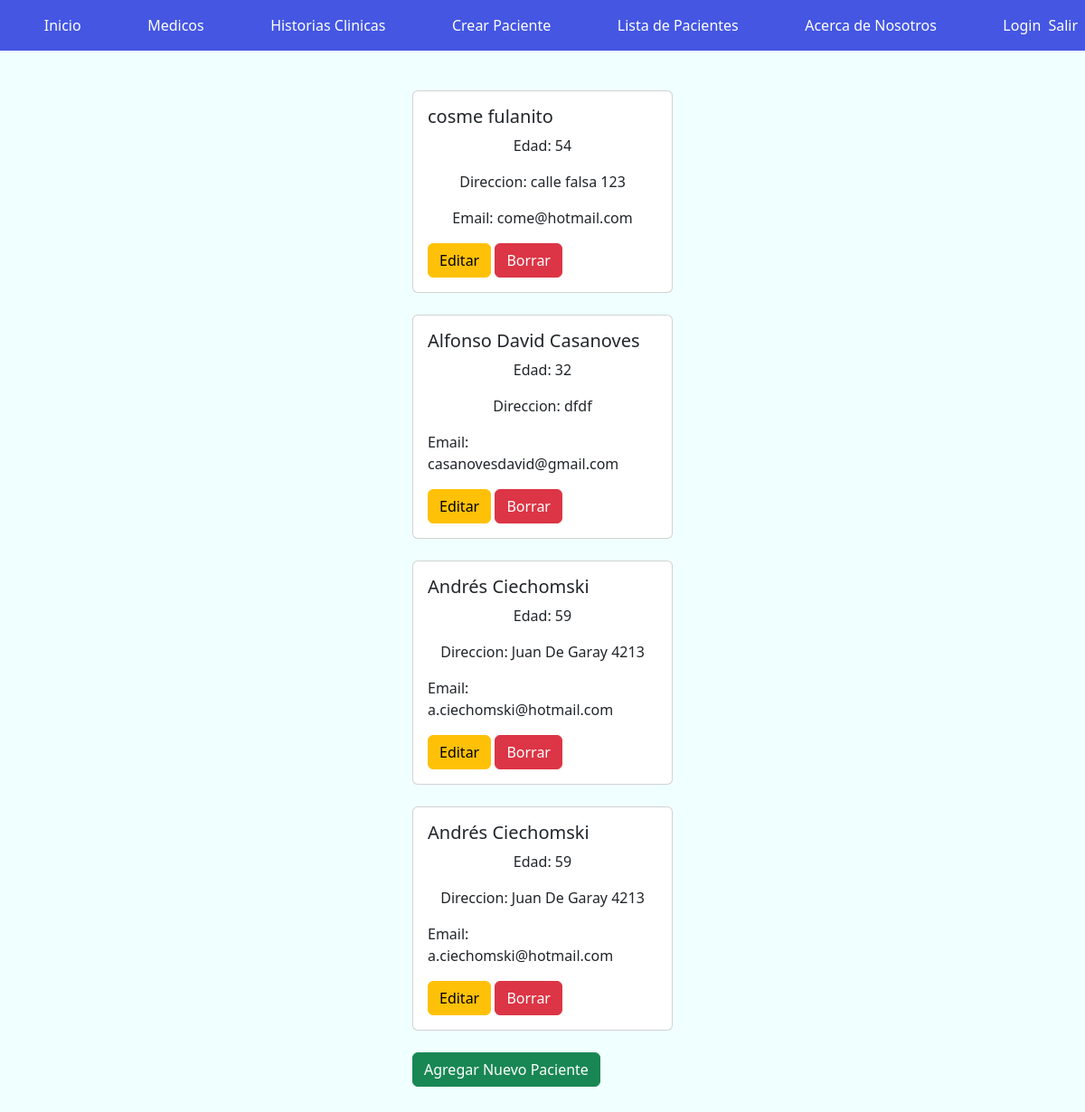
Page /BaseDeDatos/read_pacientes/ (signed in) on the earlier database version.
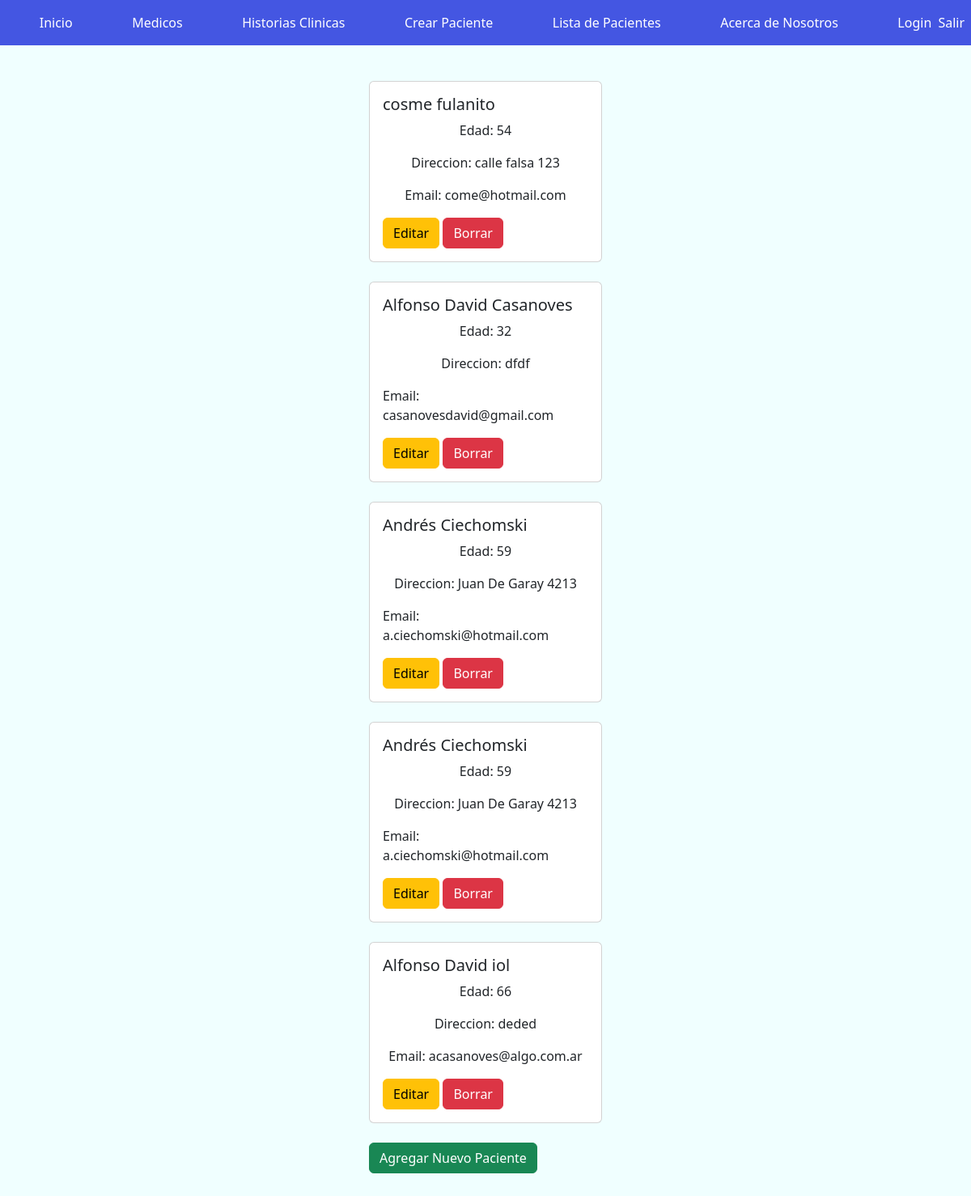
Same page on the later database version.
### BaseDeDatos/models.py (models this page shows)
class Paciente(models.Model):
    nombre = models.CharField(max_length=40)
    apellido = models.CharField(max_length=40)
    edad = models.IntegerField()
    fechadenacimiento = models.DateField()
    id = models.IntegerField(primary_key=True)
    direccion = models.CharField(max_length=40)
    ciudad = models.CharField(max_length=40)
    email = models.EmailField()

### BaseDeDatos/views.py (the view)
# urls.py: path('read_pacientes/', read_pacientes),
@login_required
def read_pacientes(request=None):
    pacientes = Paciente.objects.all()
    return render(request, "CRUD/read_pacientes.html", {"pacientes": pacientes})

### BaseDeDatos/template/CRUD/read_pacientes.html (shortened to what this page needs)
{% extends "inicio.html" %}
{% load static %}
{% block contenido %}
    {% for paciente in pacientes %}
    <div class="card" style="width: 18rem;">
        <div class="card-body">
          <h5 class="card-title">{{paciente.nombre}} {{paciente.apellido}}</h5>
          <p class="card-text">Edad: {{paciente.edad}}</p>
          <p class="card-text">Direccion: {{paciente.direccion}}</p>
          <p class="card-text">Email: {{paciente.email}}</p>
          <a href="/BaseDeDatos/update_pacientes/{{paciente.id}}" class="btn btn-warning">Editar</a>
          <a href="/BaseDeDatos/delete_pacientes/{{paciente.id}}" class="btn btn-danger">Borrar</a>
        </div>
      </div>
      <br>
    {% endfor %}
    <a class="btn btn-success" href="/BaseDeDatos/create_pacientes">Agregar Nuevo Paciente</a>
{% endblock %}

Differences in the rows shown:
added Paciente: nombre "Alfonso David", apellido "iol", edad "66", direccion "deded", email "acasanoves@algo.com.ar"
